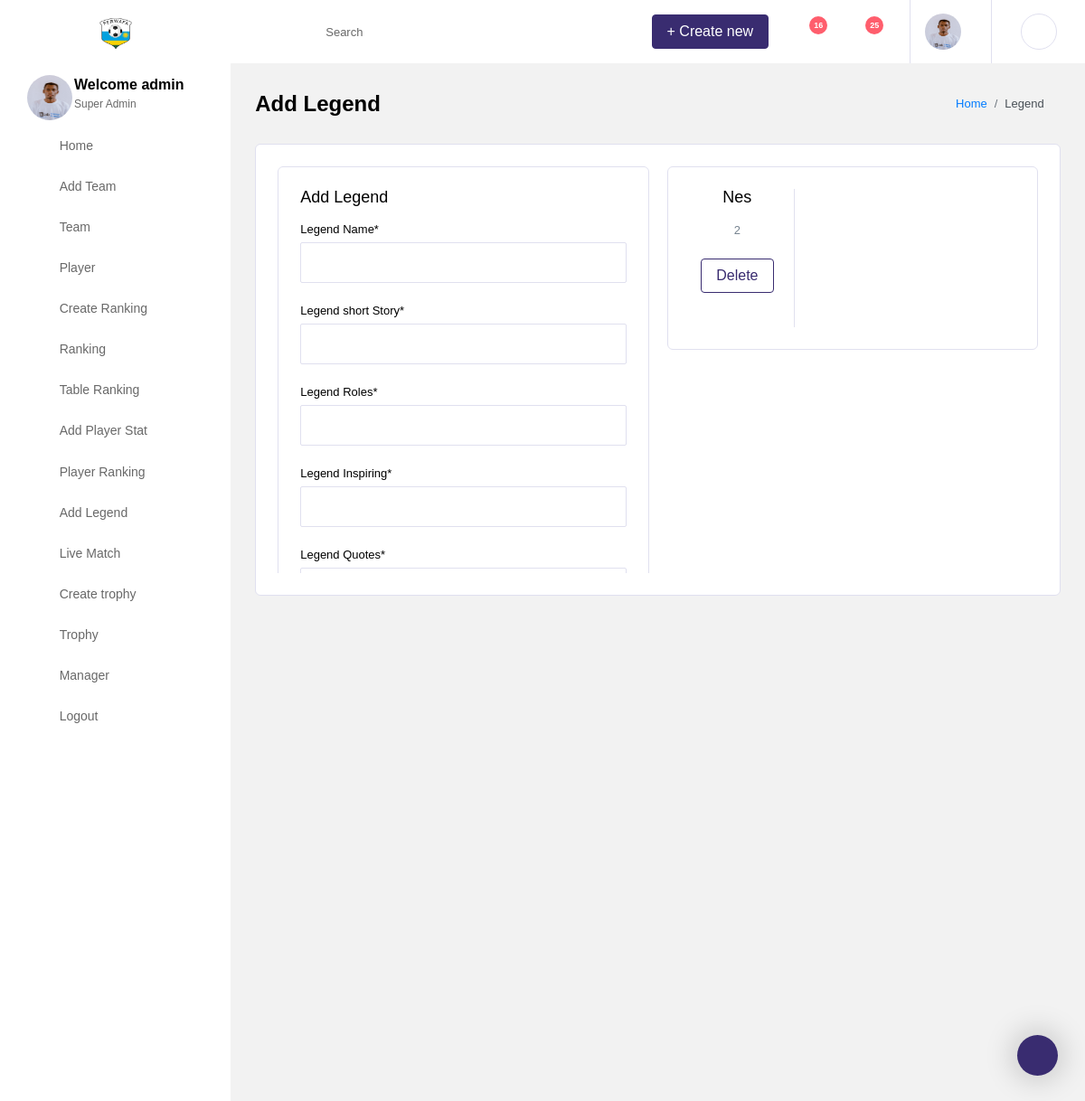
The app's page /dashboard/legend_story/ (signed in), older data.
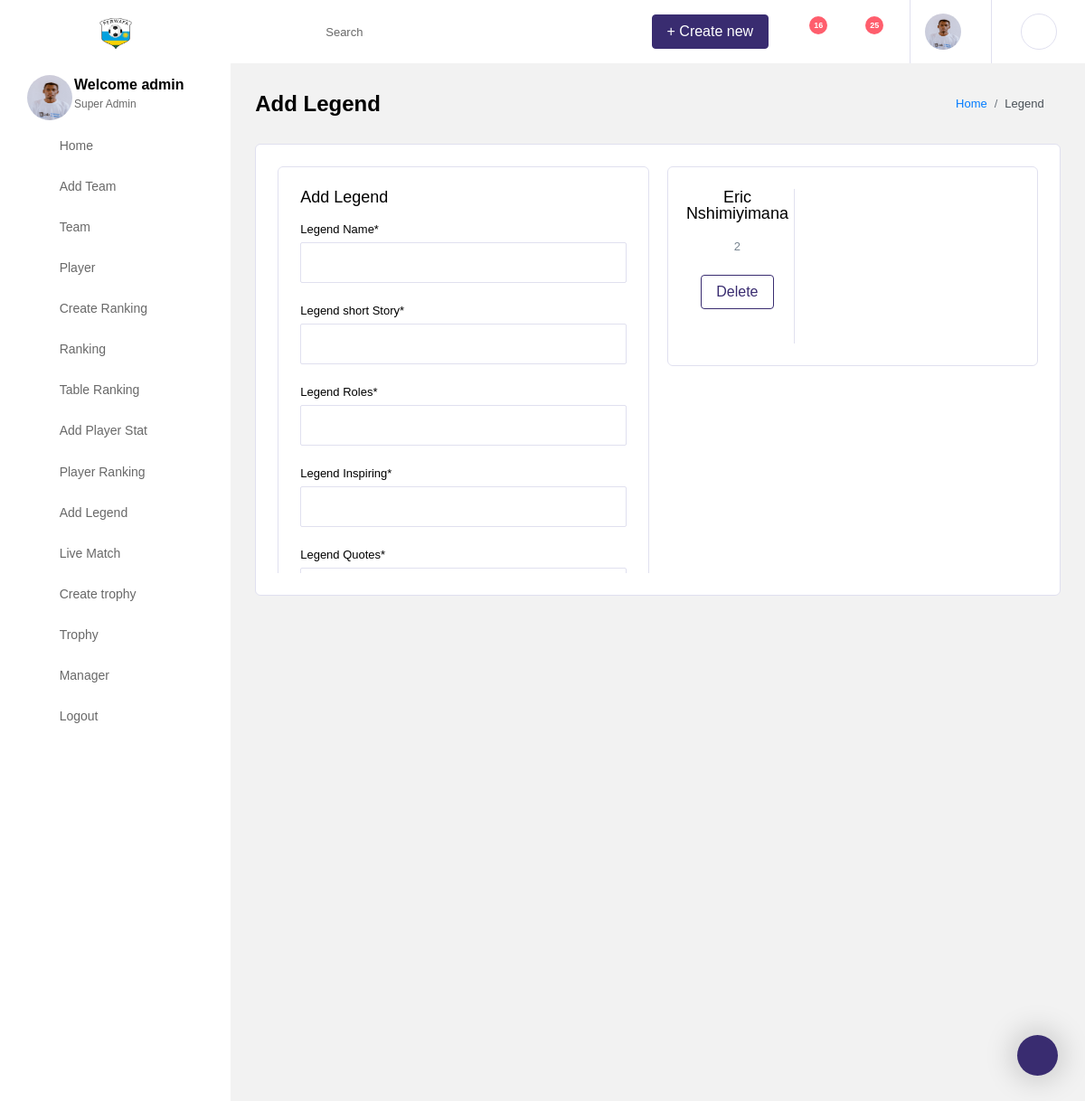
The same page, newer data.
### team/models.py (models this page shows, shortened)
class Legend_story(models.Model):
    legend_name = models.CharField(max_length=50)
    legend_short_story = models.TextField()
    legend_roles = models.CharField(max_length=250)
    legend_inspiring = models.CharField(max_length=250)
    legend_quotes = models.CharField(max_length=250)
    legend_image = models.ImageField(upload_to='images/', default='coach.png')
    class Meta:
        verbose_name_plural = "Legend_story"
        ordering = ['-id']

### team/views.py (the view)
# urls.py: path('legend_story/', legend_story, name='legend_story'),
@login_required
def legend_story(request):
    user = request.user
    user_profile = User_profile.objects.get(user=user)
    legend = Legend_story.objects.all()
    form = Legend_story_Form()
    if request.method == 'POST':
        form = Legend_story_Form(request.POST, request.FILES)
        if form.is_valid():
            form.save()
            return redirect('dashboard')
    else:
        form = Legend_story_Form()
    context = {
        'user': user,
        'profile': user_profile,
        'form': form,
        'legend': legend
    }
    return render(request, 'dashboard_home/legend_story.html', context)

### team/forms.py
class Legend_story_Form(forms.ModelForm):
    legend_name = forms.CharField(max_length=30, label='Legend Name',
                                  required=True)
    legend_short_story = forms.CharField(max_length=50, label='Legend short Story', required=True)
    legend_roles = forms.CharField(max_length=50, label='Legend Roles', required=True)
    legend_inspiring = forms.CharField(max_length=100, label='Legend Inspiring', required=True)
    legend_quotes = forms.CharField(max_length=50, label='Legend Quotes', required=True)
    legend_image = forms.ImageField(label='Legend Image', required=True)
    class Meta:
        model = Legend_story
        fields = ['legend_name', 'legend_short_story', 'legend_roles', 'legend_inspiring', 'legend_quotes',
                  'legend_image']

### team/templates/dashboard_home/legend_story.html (shortened to what this page needs)
{% extends 'dashboard/base.html' %}
{% load static %}
{% load crispy_forms_tags %}
{% block content %}
    <div class="main-panel">
        <div class="content-wrapper">
          <div class="page-header">
            <h3 class="page-title">
              Add Legend
            </h3>
            <nav aria-label="breadcrumb">
              <ol class="breadcrumb">
                <li class="breadcrumb-item"><a href="{% url 'dashboard' %}">Home</a></li>
                <li class="breadcrumb-item active" aria-current="page">Legend</li>
              </ol>
            </nav>
          </div>
          <div class="row">
            <div class="col-12">
              <div class="card">
                <div class="card-body">
                  <div class="row" style="height: 450px; overflow-y: scroll">
                  <div class="col-lg-6 col-md-6 grid-margin stretch-card">
              <div class="card">
                <div class="card-body">
                  <h4 class="card-title">Add Legend</h4>
                  <form class="forms-sample" action="" method="POST" enctype="multipart/form-data">
                    {{ form|crispy }}
                  </form>
                </div>
              </div>
            </div>
                    <div class="col-lg-6">
                        <div class="row">
                            <div class="col-12 grid-margin">
                              <div class="card">
                                <div class="card-body">
                                  <div class="row">
                                      {% for legend in legend %}
                                    <div class="col-md-4 col-sm-6 d-flex justify-content-center border-right">
                                      <div class="wrapper text-center">
                                        <h4 class="card-title">{{ legend.legend_name }}</h4>
                                        <p class="card-description">{{ legend.id }}</p>
                                        <a href="{% url 'delete_legend' legend.id %}"><button class="btn btn-outline-primary" style="margin-bottom: 1cm;">Delete</button></a>
                                      </div>
                                    </div>
                                      {% endfor %}
                                  </div>
                                </div>
                              </div>
                            </div>
                            </div>
                    </div>
                  </div>
                </div>
              </div>
            </div>
          </div>
        </div>
      </div>
{% endblock %}

Row changes from the older to the newer data that the page shows:
changed Legend_story id 2: legend_name "Nes" → "Eric Nshimiyimana"
